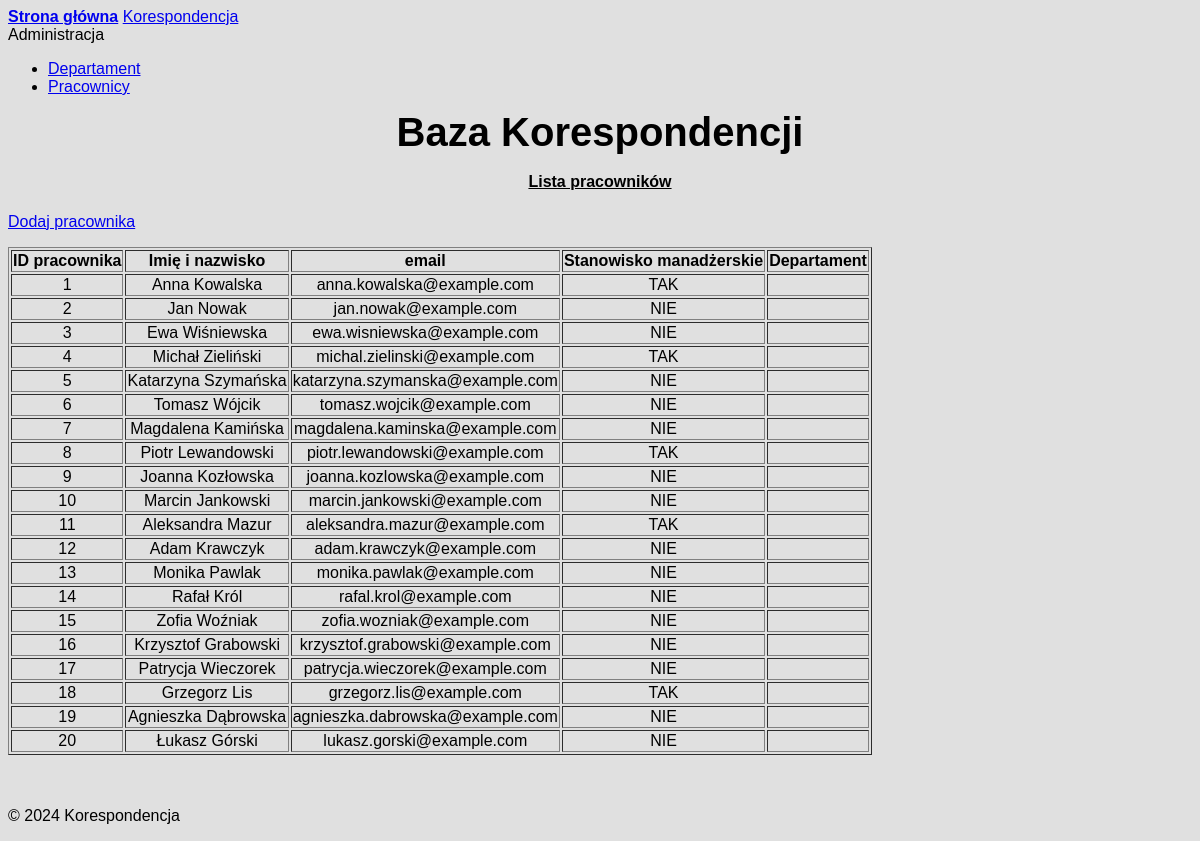
Page /employees on the earlier database version.
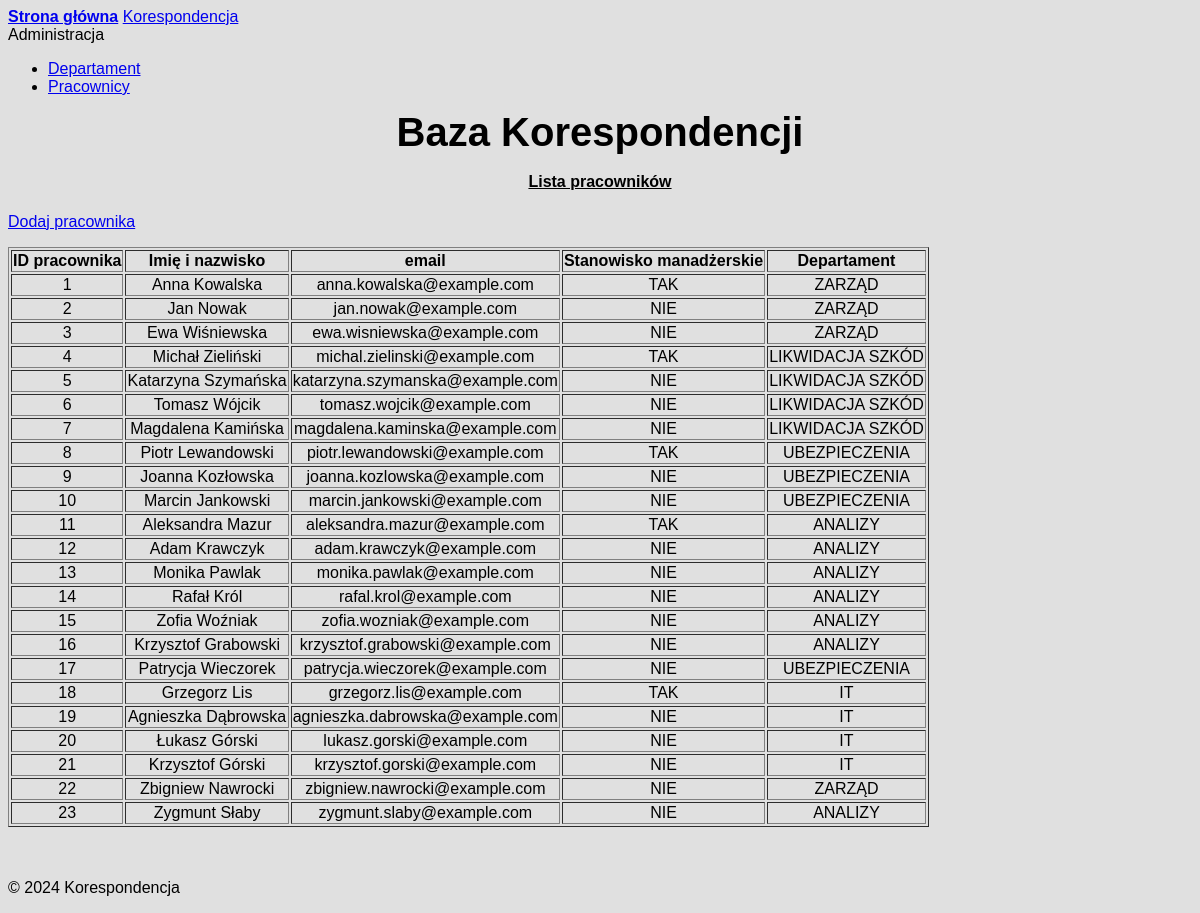
Same page on the later database version.
### models.py (models this page shows)
class Employee(db.Model):
    __tablename__ = 'employee'
    empID = db.Column(db.Integer, primary_key=True)
    empName = db.Column(db.String(100), nullable=False, unique=True)
    empEmail = db.Column(db.String(100), nullable=False, unique=True)
    empIsManager = db.Column(db.Boolean, default=False)
    depID = db.Column(db.Integer, db.ForeignKey('departament.depID'), nullable=False)
    correspondences = db.relationship('Correspondence', backref='employee', lazy=True)

class Departament(db.Model):
    __tablename__ = 'departament'
    depID = db.Column(db.Integer, primary_key=True)
    depName = db.Column(db.String(100), nullable=False, unique=True)
    employees = db.relationship('Employee', backref='departament', lazy=True)
    correspondences = db.relationship('Correspondence', backref='departament', lazy=True)

### app.py (the view)
@app.route("/employees")
def employee_list():
    employees = Employee.query.all()
    return render_template("employees.html", employees=employees)

### templates/employees.html (shortened to what this page needs)
{% extends 'base.html' %}
{% block content %}
<div class="container" xmlns="http://www.w3.org/1999/html">
    <div class="columns">
        <div class="column col-12">
            <div class="text-center">
                <h4><u>Lista pracowników</u></h4>
                <a href="{{ url_for('add_employee') }}" class="btn btn-primary">Dodaj pracownika</a>
            </div>
        </div>
        <div class="column col-10">
            <table class="table table-striped table-hover" border="1">
                <thead>
                    <tr>
                        <th>ID pracownika</th>
                        <th>Imię i nazwisko</th>
                        <th>email</th>
                        <th>Stanowisko manadżerskie</th>
                        <th>Departament</th>
                    </tr>
                </thead>
                <tbody>
                    {% for employee in employees %}
                    <tr>
                        <td>{{ employee.empID }}</td>
                        <td>{{ employee.empName }}</td>
                        <td>{{ employee.empEmail }}</td>
                        <td>{% if employee.empIsManager %}
                                TAK
                            {% else %}
                                NIE
                            {% endif %}
                        </td>
                        <td>{{ employee.departament.depName }}</td>
                    </tr>
                    {% endfor %}
                </tbody>
            </table>
        </div>
    </div>
</div>
{% endblock %}

### templates/base.html (shortened to what this page needs)
<!DOCTYPE html>
<html lang="en">
<head>
    <link rel="stylesheet" href="https://unpkg.com/spectre.css/dist/spectre.min.css">
    <link rel="stylesheet" href="https://unpkg.com/spectre.css/dist/spectre-icons.min.css">
</head>
<body>
    <div class="container">
        <div class="columns">
            <div class="column col-12">
                <header class="navbar">
                    <section class="navbar-section">
                        <a href="{{ url_for('index') }}" class="navbar-brand mr-2"><b>Strona główna</b></a>
                        <a href="{{ url_for('cor_records') }}" class="btn btn-link">Korespondencja</a>
                        <div class="dropdown">
                            <a class="btn btn-link dropdown-toggle" tabindex="0">Administracja
                                </a>
                            <ul class="menu">
                                <li class="menu-item"><a href="{{ url_for('departament_list') }}">Departament</a></li>
                                <li class="menu-item"><a href="{{ url_for('employee_list') }}">Pracownicy</a></li>
                            </ul>
                        </div>
                    </section>
                </header>
            </div>
        </div>
        <div class="center-wrapper">
            <h1>Baza Korespondencji</h1>
        </div>
        <main class="content">
            {% block content %}{% endblock %}
        </main>
        <br>
        <br>
        <footer class="text-center">
            <p>&copy; 2024 Korespondencja</p>
        </footer>
    </div>
</body>
</html>

### templates/base.html (style rules this page uses)
body { background-color: #e0e0e0; font-family: 'Helvetica'; }
table { class="table table-hover table-striped"; }
h4, th, td { text-align: center; }
.center-wrapper { display: flex; justify-content: center; align-items: center; height: 5vh; text-align: center; }
h1 { font-size: 2.5rem; margin: 0; }

Differences in the rows shown:
changed Employee "Anna Kowalska": departament.depName (not shown) → "ZARZĄD"
changed Employee "Jan Nowak": departament.depName (not shown) → "ZARZĄD"
changed Employee "Ewa Wiśniewska": departament.depName (not shown) → "ZARZĄD"
changed Employee "Michał Zieliński": departament.depName (not shown) → "LIKWIDACJA SZKÓD"
changed Employee "Katarzyna Szymańska": departament.depName (not shown) → "LIKWIDACJA SZKÓD"
changed Employee "Tomasz Wójcik": departament.depName (not shown) → "LIKWIDACJA SZKÓD"
changed Employee "Magdalena Kamińska": departament.depName (not shown) → "LIKWIDACJA SZKÓD"
changed Employee "Piotr Lewandowski": departament.depName (not shown) → "UBEZPIECZENIA"
changed Employee "Joanna Kozłowska": departament.depName (not shown) → "UBEZPIECZENIA"
changed Employee "Marcin Jankowski": departament.depName (not shown) → "UBEZPIECZENIA"
changed Employee "Aleksandra Mazur": departament.depName (not shown) → "ANALIZY"
changed Employee "Adam Krawczyk": departament.depName (not shown) → "ANALIZY"
changed Employee "Monika Pawlak": departament.depName (not shown) → "ANALIZY"
changed Employee "Rafał Król": departament.depName (not shown) → "ANALIZY"
changed Employee "Zofia Woźniak": departament.depName (not shown) → "ANALIZY"
changed Employee "Krzysztof Grabowski": departament.depName (not shown) → "ANALIZY"
changed Employee "Patrycja Wieczorek": departament.depName (not shown) → "UBEZPIECZENIA"
changed Employee "Grzegorz Lis": departament.depName (not shown) → "IT"
changed Employee "Agnieszka Dąbrowska": departament.depName (not shown) → "IT"
changed Employee "Łukasz Górski": departament.depName (not shown) → "IT"
added Employee: empID "21", empName "Krzysztof Górski", empEmail "krzysztof.gorski@example.com", empIsManager "NIE", departament.depName "IT"
added Employee: empID "22", empName "Zbigniew Nawrocki", empEmail "zbigniew.nawrocki@example.com", empIsManager "NIE", departament.depName "ZARZĄD"
added Employee: empID "23", empName "Zygmunt Słaby", empEmail "zygmunt.slaby@example.com", empIsManager "NIE", departament.depName "ANALIZY"
